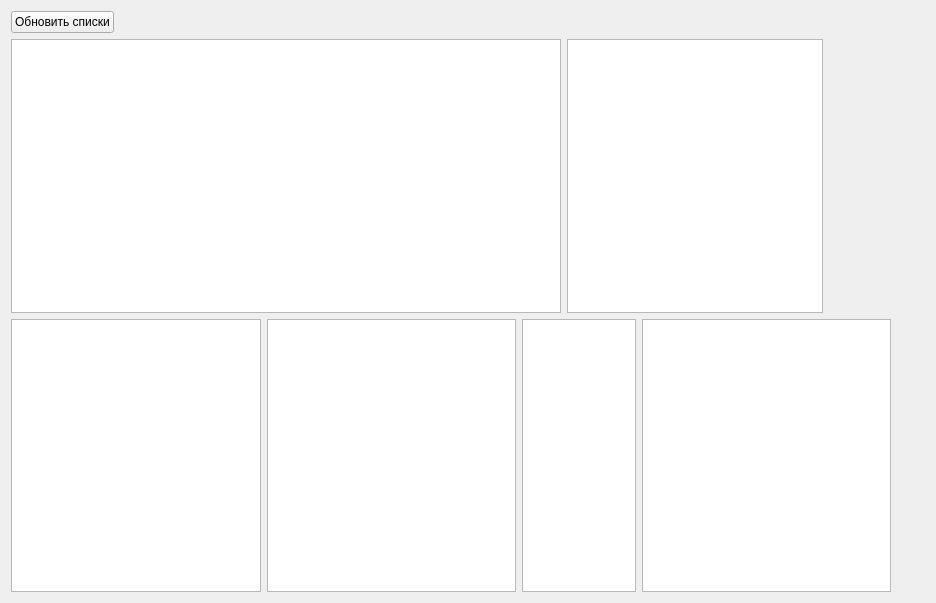
<?xml version="1.0" encoding="UTF-8"?>
<ui version="4.0">
 <class>FormTarif</class>
 <widget class="QWidget" name="FormTarif">
  <property name="geometry">
   <rect>
    <x>0</x>
    <y>0</y>
    <width>936</width>
    <height>603</height>
   </rect>
  </property>
  <property name="windowTitle">
   <string>Form</string>
  </property>
  <layout class="QVBoxLayout" name="verticalLayout">
   <item>
    <layout class="QHBoxLayout" name="horizontalLayout_3">
     <item>
      <widget class="QPushButton" name="pushButtonUpd">
       <property name="text">
        <string>Обновить списки</string>
       </property>
      </widget>
     </item>
     <item>
      <spacer name="horizontalSpacer_3">
       <property name="orientation">
        <enum>Qt::Horizontal</enum>
       </property>
       <property name="sizeHint" stdset="0">
        <size>
         <width>40</width>
         <height>20</height>
        </size>
       </property>
      </spacer>
     </item>
    </layout>
   </item>
   <item>
    <layout class="QHBoxLayout" name="horizontalLayout">
     <item>
      <widget class="TableView" name="tableViewJob">
       <property name="minimumSize">
        <size>
         <width>550</width>
         <height>0</height>
        </size>
       </property>
       <property name="selectionMode">
        <enum>QAbstractItemView::SingleSelection</enum>
       </property>
       <property name="selectionBehavior">
        <enum>QAbstractItemView::SelectRows</enum>
       </property>
       <attribute name="verticalHeaderVisible">
        <bool>false</bool>
       </attribute>
      </widget>
     </item>
     <item>
      <widget class="DbViewer" name="tableViewTarif">
       <property name="maximumSize">
        <size>
         <width>300</width>
         <height>16777215</height>
        </size>
       </property>
       <property name="selectionMode">
        <enum>QAbstractItemView::SingleSelection</enum>
       </property>
      </widget>
     </item>
     <item>
      <spacer name="horizontalSpacer_2">
       <property name="orientation">
        <enum>Qt::Horizontal</enum>
       </property>
       <property name="sizeHint" stdset="0">
        <size>
         <width>40</width>
         <height>20</height>
        </size>
       </property>
      </spacer>
     </item>
    </layout>
   </item>
   <item>
    <layout class="QHBoxLayout" name="horizontalLayout_2">
     <item>
      <widget class="TableView" name="tableViewZon">
       <property name="selectionMode">
        <enum>QAbstractItemView::SingleSelection</enum>
       </property>
       <property name="selectionBehavior">
        <enum>QAbstractItemView::SelectRows</enum>
       </property>
       <attribute name="verticalHeaderVisible">
        <bool>false</bool>
       </attribute>
      </widget>
     </item>
     <item>
      <widget class="TableView" name="tableViewMark">
       <property name="selectionMode">
        <enum>QAbstractItemView::SingleSelection</enum>
       </property>
       <property name="selectionBehavior">
        <enum>QAbstractItemView::SelectRows</enum>
       </property>
       <attribute name="verticalHeaderVisible">
        <bool>false</bool>
       </attribute>
      </widget>
     </item>
     <item>
      <widget class="TableView" name="tableViewDiam">
       <property name="maximumSize">
        <size>
         <width>120</width>
         <height>16777215</height>
        </size>
       </property>
       <property name="selectionMode">
        <enum>QAbstractItemView::SingleSelection</enum>
       </property>
       <property name="selectionBehavior">
        <enum>QAbstractItemView::SelectRows</enum>
       </property>
       <attribute name="verticalHeaderVisible">
        <bool>false</bool>
       </attribute>
      </widget>
     </item>
     <item>
      <widget class="TableView" name="tableViewComp">
       <property name="selectionMode">
        <enum>QAbstractItemView::SingleSelection</enum>
       </property>
       <property name="selectionBehavior">
        <enum>QAbstractItemView::SelectRows</enum>
       </property>
       <attribute name="verticalHeaderVisible">
        <bool>false</bool>
       </attribute>
      </widget>
     </item>
     <item>
      <spacer name="horizontalSpacer">
       <property name="orientation">
        <enum>Qt::Horizontal</enum>
       </property>
       <property name="sizeHint" stdset="0">
        <size>
         <width>40</width>
         <height>20</height>
        </size>
       </property>
      </spacer>
     </item>
    </layout>
   </item>
  </layout>
 </widget>
 <customwidgets>
  <customwidget>
   <class>TableView</class>
   <extends>QTableView</extends>
   <header>tableview.h</header>
  </customwidget>
  <customwidget>
   <class>DbViewer</class>
   <extends>QTableView</extends>
   <header>db/dbviewer.h</header>
  </customwidget>
 </customwidgets>
 <resources/>
 <connections/>
</ui>
